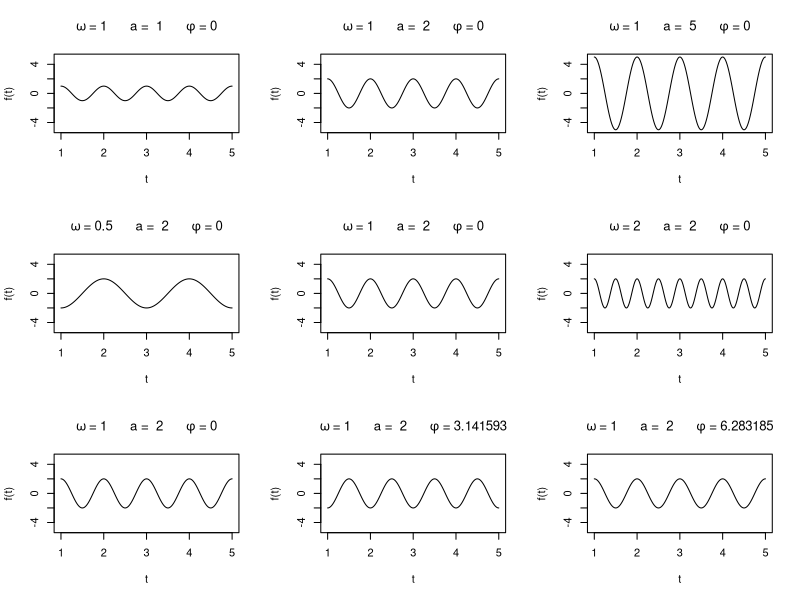

Write R code to recreate this figure.
## ---- chunk 1
library(tidyverse)
## ---- chunk 2
t <- seq(1, 5, length.out=1000)

parameter_sets_to_try <- 
  tibble( omega = c(1, 1, 1,  0.5, 1, 2,  1,1,1),
              a = c(1, 2, 5,  2, 2, 2,    2,2,2),
            phi = c(0, 0, 0,  0, 0, 0,    0,pi,2*pi) 
        )

par(mfrow = c(3,3) )

for( i in 1:nrow(parameter_sets_to_try) ){
  
  omega <- parameter_sets_to_try$omega[i]
  a <- parameter_sets_to_try$a[i]
  phi <- parameter_sets_to_try$phi[i]
  
  plot( x = t,
        y = a * cos( 2*pi*omega*t + phi),
        main = bquote(omega~"="~.(omega)~"     a = "~.(a)~"     "*phi~"="~.(phi)),
        xlab = "t", ylab = "f(t)",
        ylim = c(-5, 5),
        type = "l"
  )
}
